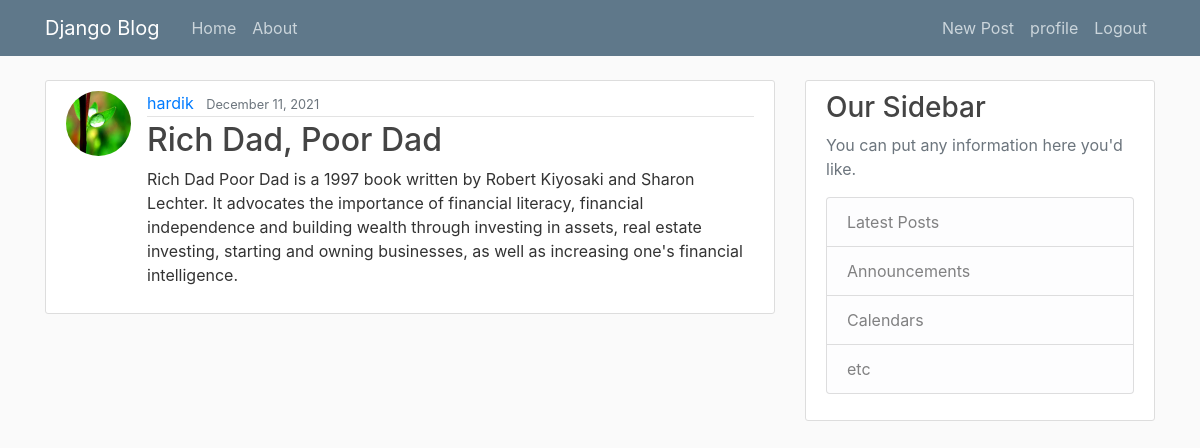
Page /post/2/ (signed in) on the committed database.
### blog/models.py (models this page shows, shortened)
class Post(models.Model):
	title = models.CharField(max_length = 100)
	content = models.TextField()
	date_posted = models.DateTimeField(default = timezone.now)
	author = models.ForeignKey(User, on_delete=models.CASCADE)

### users/models.py (models this page shows, shortened)
class Profile(models.Model):
	user = models.OneToOneField(User, on_delete=models.CASCADE)
	image = models.ImageField(default='default.jpg', upload_to='profile_pics')

### blog/views.py (the view)
# urls.py: path('post/<int:pk>/',PostDetailView.as_view(), name='post-detail'),
class PostDetailView(DetailView):
    model = Post

### blog/templates/blog/post_detail.html (shortened to what this page needs)
{% extends "blog/base.html" %}
{% block content %}
  <article class="media content-section">
    <img class="rounded-circle article-img" src="{{ object.author.profile.image.url }}">
    <div class="media-body">
      <div class="article-metadata">
        <a class="mr-2" href="#">{{ object.author }}</a>
        <small class="text-muted">{{ object.date_posted|date:"F d, Y" }}</small>
      </div>
      <h2 class="article-title">{{ object.title }}</h2>
      <p class="article-content">{{ object.content }}</p>
    </div>
  </article>
{% endblock content %}

### blog/static/blog/main.css (style rules this page uses)
body { background: #fafafa; color: #333333; margin-top: 5rem; }
h1, h2, h3, h4, h5, h6 { color: #444444; }
.content-section { background: #ffffff; padding: 10px 20px; border: 1px solid #dddddd; border-radius: 3px; margin-bottom: 20px; }
.article-title { color: #444444; }
.article-content { white-space: pre-line; }
.article-img { height: 65px; width: 65px; margin-right: 16px; }
.article-metadata { padding-bottom: 1px; margin-bottom: 4px; border-bottom: 1px solid #e3e3e3 }

### rows in the picture
Post: author.profile.image (picture), author "hardik", date_posted "December 11, 2021", title "Rich Dad, Poor Dad", content "Rich Dad Poor Dad is a 1997 book written by Robert Kiyosaki and Sharon Lechter. It advocates the importance of financial literacy, financial independence and building wealth through investing in assets, real estate investing, starting and owning businesses, as well as increasing one's financial intelligence."
